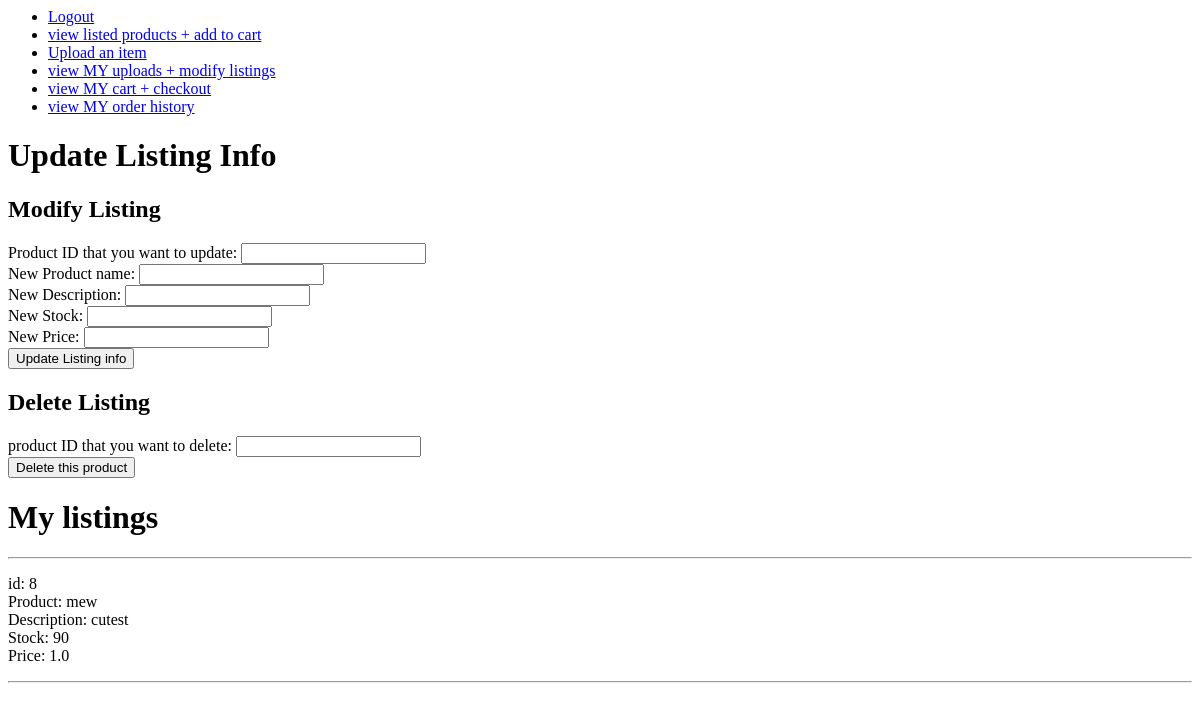
The page /post/myProduct (signed in) on the database as committed earlier.
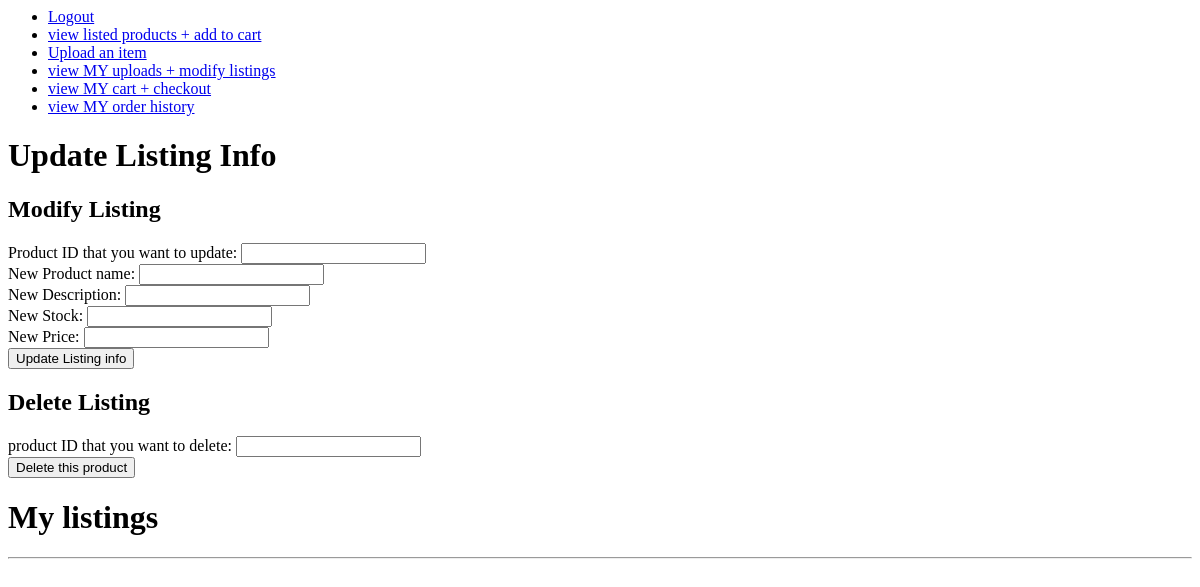
The same page on the database as committed later.
### post/models.py (models this page shows, shortened)
class Product(models.Model):
    owner = models.ForeignKey(User, on_delete=models.CASCADE)
    name = models.CharField(max_length=100)
    description = models.CharField(max_length=1000)
    price = models.FloatField()
    inventoryCount = models.IntegerField()
    time = models.DateTimeField(auto_now_add=True)

### post/views.py (the view, shortened to what this page needs)
# urls.py: path('myProduct', views.myProduct, name='listMyProduct'),
@login_required
def myProduct(request):
    my_products = request.user.product_set.all().order_by('-time')
    context = {'my_products': my_products}
    return render(request, 'post/myProduct.html', context)

### post/templates/post/myProduct.html (shortened to what this page needs)
{% include "./header.html" %}
<h1> Update Listing Info</h1>
<h2> Modify Listing </h2>
<form action ="" method="post">
    Product ID that you want to update: <input type="text" name="productID" /> <br>
    New Product name: <input type="text" name="productName" /><br>
    New Description: <input type="text" name="productDescription" /><br>
    New Stock: <input type="text" name="productStock" /><br>
    New Price: <input type="text" name="productPrice" /><br>
    <input  type="submit" value="Update Listing info">
</form>
<h2> Delete Listing </h2>
<form action ="" method="post">
    product ID that you want to delete: <input type="text" name="productIDDelete" /> <br>
    <input  type="submit" value="Delete this product">
</form>
<h1>My listings</h1>
<hr>
{% for p in my_products %}
    <p>
        id: {{ p.id }} <br />
        Product: {{ p.name }} <br />
        Description: {{ p.description }} <br />
        Stock: {{ p.inventoryCount }} <br />
        Price: {{ p.price }}
    </p>
    <hr>
{% endfor %}

Rows that differ between the two databases and show on the page:
removed Product: id "8", name "mew", description "cutest", inventoryCount "90", price "1.0"
